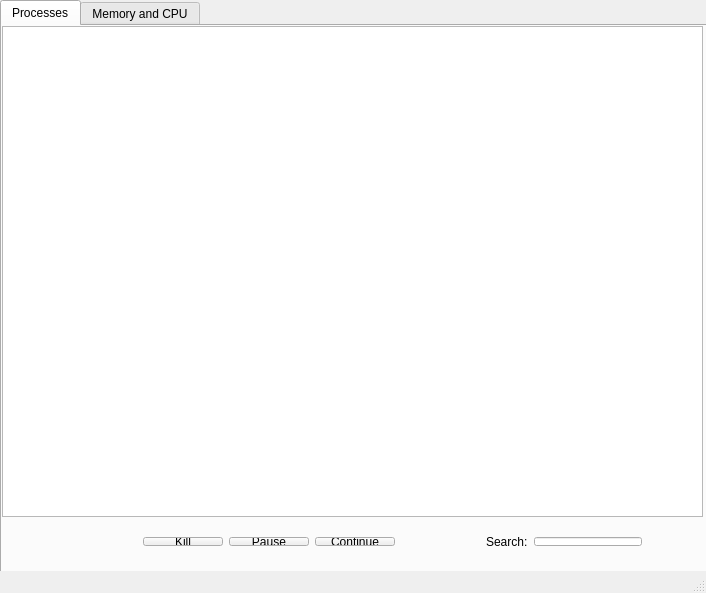
<?xml version="1.0" encoding="UTF-8"?>
<ui version="4.0">
 <class>MainWindow</class>
 <widget class="QMainWindow" name="MainWindow">
  <property name="geometry">
   <rect>
    <x>0</x>
    <y>0</y>
    <width>706</width>
    <height>593</height>
   </rect>
  </property>
  <property name="minimumSize">
   <size>
    <width>670</width>
    <height>550</height>
   </size>
  </property>
  <property name="maximumSize">
   <size>
    <width>1000</width>
    <height>1000</height>
   </size>
  </property>
  <property name="windowTitle">
   <string>Beer System Monitor</string>
  </property>
  <widget class="QWidget" name="centralWidget">
   <widget class="QTabWidget" name="tabWidget">
    <property name="geometry">
     <rect>
      <x>0</x>
      <y>0</y>
      <width>711</width>
      <height>621</height>
     </rect>
    </property>
    <property name="sizePolicy">
     <sizepolicy hsizetype="Fixed" vsizetype="Fixed">
      <horstretch>0</horstretch>
      <verstretch>0</verstretch>
     </sizepolicy>
    </property>
    <property name="font">
     <font>
      <weight>50</weight>
      <bold>false</bold>
     </font>
    </property>
    <property name="tabShape">
     <enum>QTabWidget::Rounded</enum>
    </property>
    <property name="currentIndex">
     <number>0</number>
    </property>
    <property name="movable">
     <bool>true</bool>
    </property>
    <property name="tabBarAutoHide">
     <bool>false</bool>
    </property>
    <widget class="QWidget" name="tab">
     <attribute name="title">
      <string>Processes</string>
     </attribute>
     <widget class="QTableWidget" name="tableWidget">
      <property name="geometry">
       <rect>
        <x>0</x>
        <y>0</y>
        <width>701</width>
        <height>491</height>
       </rect>
      </property>
      <property name="font">
       <font>
        <pointsize>10</pointsize>
       </font>
      </property>
      <property name="showGrid">
       <bool>false</bool>
      </property>
      <property name="columnCount">
       <number>0</number>
      </property>
      <attribute name="horizontalHeaderDefaultSectionSize">
       <number>160</number>
      </attribute>
      <attribute name="verticalHeaderVisible">
       <bool>false</bool>
      </attribute>
     </widget>
     <widget class="QWidget" name="layoutWidget">
      <property name="geometry">
       <rect>
        <x>130</x>
        <y>500</y>
        <width>521</width>
        <height>31</height>
       </rect>
      </property>
      <layout class="QGridLayout" name="gridLayout_6">
       <item row="0" column="1">
        <spacer name="horizontalSpacer">
         <property name="orientation">
          <enum>Qt::Horizontal</enum>
         </property>
         <property name="sizeHint" stdset="0">
          <size>
           <width>40</width>
           <height>20</height>
          </size>
         </property>
        </spacer>
       </item>
       <item row="0" column="2">
        <layout class="QGridLayout" name="gridLayout_2">
         <item row="0" column="0">
          <widget class="QLabel" name="label">
           <property name="text">
            <string>Search:</string>
           </property>
          </widget>
         </item>
         <item row="0" column="1">
          <widget class="QLineEdit" name="search">
           <property name="text">
            <string/>
           </property>
          </widget>
         </item>
        </layout>
       </item>
       <item row="0" column="0">
        <layout class="QGridLayout" name="gridLayout_5">
         <item row="0" column="0">
          <widget class="QPushButton" name="pb_kill">
           <property name="text">
            <string>Kill</string>
           </property>
          </widget>
         </item>
         <item row="0" column="1">
          <widget class="QPushButton" name="pb_pause">
           <property name="text">
            <string>Pause</string>
           </property>
          </widget>
         </item>
         <item row="0" column="2">
          <widget class="QPushButton" name="pb_continue">
           <property name="text">
            <string>Continue</string>
           </property>
          </widget>
         </item>
        </layout>
       </item>
      </layout>
     </widget>
    </widget>
    <widget class="QWidget" name="tab_2">
     <attribute name="title">
      <string>Memory and CPU</string>
     </attribute>
     <widget class="QGroupBox" name="groupBox">
      <property name="geometry">
       <rect>
        <x>10</x>
        <y>270</y>
        <width>691</width>
        <height>241</height>
       </rect>
      </property>
      <property name="font">
       <font>
        <weight>75</weight>
        <bold>true</bold>
       </font>
      </property>
      <property name="title">
       <string>Memory and Swap History</string>
      </property>
      <widget class="QCustomPlot" name="graphMemory" native="true">
       <property name="geometry">
        <rect>
         <x>10</x>
         <y>30</y>
         <width>671</width>
         <height>161</height>
        </rect>
       </property>
       <property name="minimumSize">
        <size>
         <width>22</width>
         <height>22</height>
        </size>
       </property>
       <property name="maximumSize">
        <size>
         <width>16777215</width>
         <height>16777215</height>
        </size>
       </property>
       <layout class="QGridLayout" name="gridLayout_3"/>
      </widget>
      <widget class="QWidget" name="layoutWidget">
       <property name="geometry">
        <rect>
         <x>10</x>
         <y>200</y>
         <width>671</width>
         <height>31</height>
        </rect>
       </property>
       <layout class="QGridLayout" name="gridLayout">
        <item row="0" column="0">
         <widget class="QLabel" name="lb_m_ram">
          <property name="font">
           <font>
            <weight>75</weight>
            <bold>true</bold>
           </font>
          </property>
          <property name="text">
           <string/>
          </property>
          <property name="alignment">
           <set>Qt::AlignCenter</set>
          </property>
         </widget>
        </item>
        <item row="0" column="1">
         <widget class="QLabel" name="lb_m_swap">
          <property name="font">
           <font>
            <weight>75</weight>
            <bold>true</bold>
           </font>
          </property>
          <property name="text">
           <string/>
          </property>
          <property name="alignment">
           <set>Qt::AlignCenter</set>
          </property>
         </widget>
        </item>
       </layout>
      </widget>
      <zorder>layoutWidget</zorder>
      <zorder>graphMemory</zorder>
     </widget>
     <widget class="QGroupBox" name="groupBox_2">
      <property name="geometry">
       <rect>
        <x>10</x>
        <y>10</y>
        <width>691</width>
        <height>241</height>
       </rect>
      </property>
      <property name="font">
       <font>
        <weight>75</weight>
        <bold>true</bold>
       </font>
      </property>
      <property name="title">
       <string>CPU History</string>
      </property>
      <widget class="QCustomPlot" name="graphCPU" native="true">
       <property name="geometry">
        <rect>
         <x>10</x>
         <y>30</y>
         <width>671</width>
         <height>161</height>
        </rect>
       </property>
       <property name="minimumSize">
        <size>
         <width>22</width>
         <height>22</height>
        </size>
       </property>
       <property name="maximumSize">
        <size>
         <width>16777215</width>
         <height>16777215</height>
        </size>
       </property>
       <layout class="QGridLayout" name="gridLayout_4"/>
      </widget>
      <widget class="QWidget" name="gridLayoutWidget">
       <property name="geometry">
        <rect>
         <x>10</x>
         <y>200</y>
         <width>671</width>
         <height>31</height>
        </rect>
       </property>
       <layout class="QGridLayout" name="gridCPU">
        <item row="1" column="0">
         <widget class="QLabel" name="labelCPU">
          <property name="font">
           <font>
            <weight>75</weight>
            <bold>true</bold>
           </font>
          </property>
          <property name="text">
           <string/>
          </property>
          <property name="alignment">
           <set>Qt::AlignCenter</set>
          </property>
         </widget>
        </item>
       </layout>
      </widget>
     </widget>
    </widget>
   </widget>
  </widget>
  <widget class="QStatusBar" name="statusBar"/>
 </widget>
 <layoutdefault spacing="6" margin="11"/>
 <customwidgets>
  <customwidget>
   <class>QCustomPlot</class>
   <extends>QWidget</extends>
   <header>qcustomplot.h</header>
   <container>1</container>
  </customwidget>
 </customwidgets>
 <resources/>
 <connections/>
</ui>
